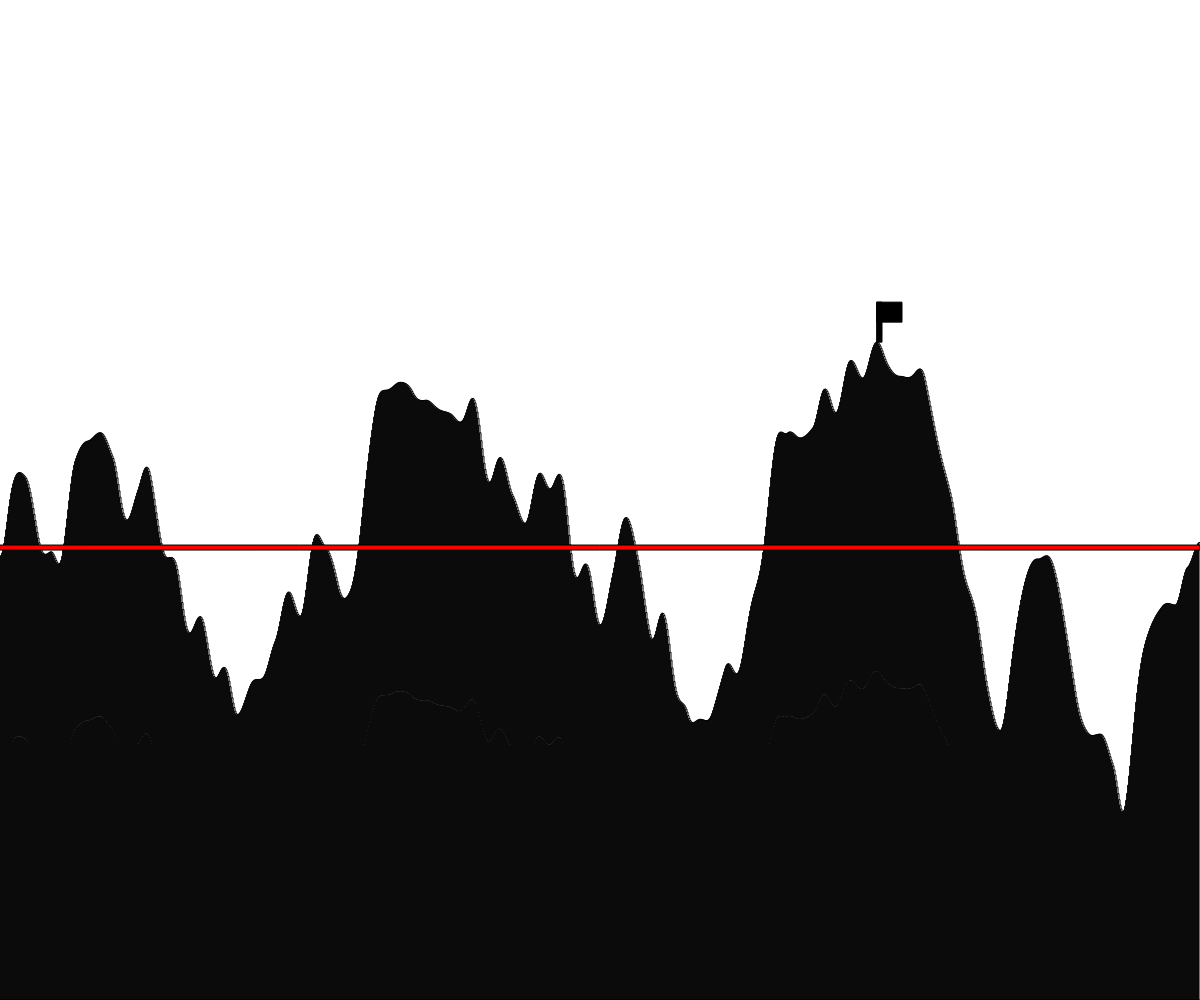
Frame 1 (no input)
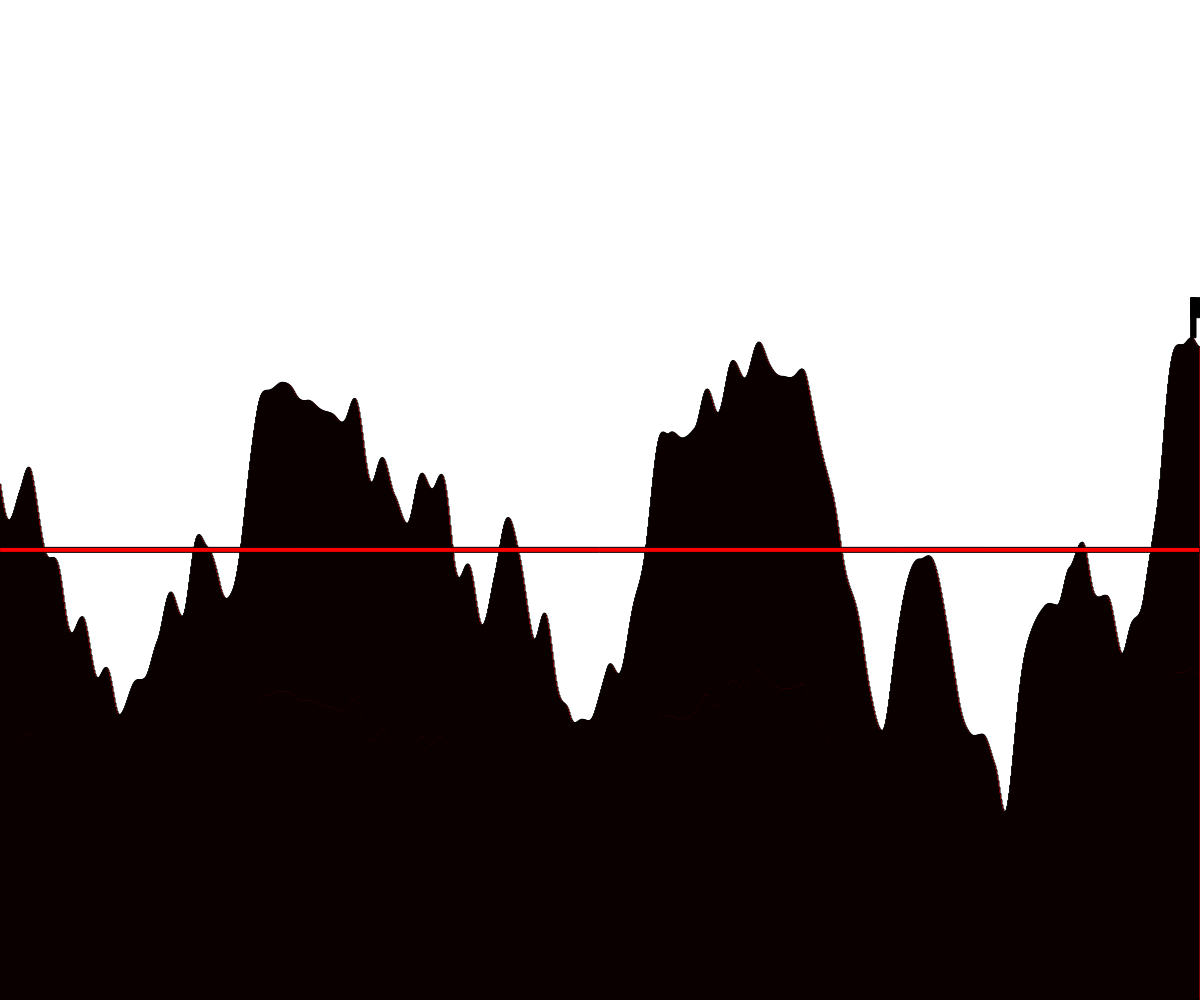
Frame 60 (no input)
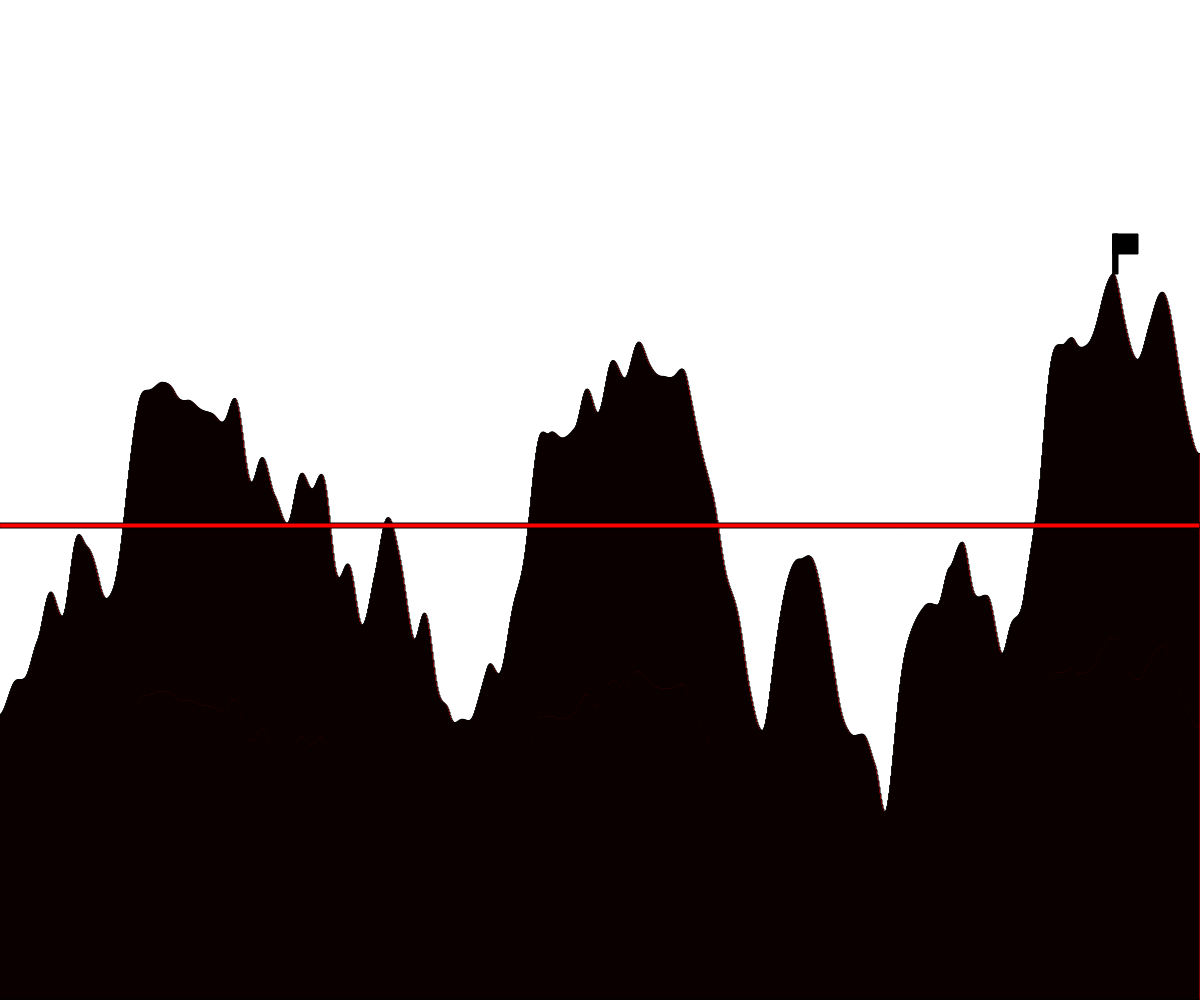
Frame 120 (the mouse pressed at the canvas centre since frame 60)

The p5.js sketch that drew these frames (run headless with seeded random() and noise() and a simulated clock; from frame 60 on, the mouse is pressed at the canvas centre):

// p5.js sketch
// ── sketch.js
// Terrain Generation Project
// Maheen Shahid
// March 5, 2025


let rectWidth = 1;
let rectHeight;
let noiseOffset = 10;
let noiseSpeed = 0.01; 
let panSpeed = 2; 
let totalHeight = 0;
let averageHeight = 0;
let rectAmount = 0;
let maxX = 0; //highest x point
let maxY = 0; //highest y point



function setup() {
  createCanvas(windowWidth, windowHeight);
  rectMode(CORNER);
}

function draw() {
  background(255); // Will clear each frame
  generateTerrain();
  noiseOffset += panSpeed * noiseSpeed //Panning 
}

function generateTerrain(){
  // use a loop to generate and draw
  // several rectangles side to side
  // to look like some 2D terrain
  rectMode(CORNERS);

  let offset = noiseOffset; // Starts at the updated offset

  maxY = 0;
  totalHeight = 0;
  rectAmount = 0;

  for(let x = 0; x < width; x += rectWidth){
    //generate a random height. 
    rectHeight = noise(offset);
    rectHeight = map(rectHeight, 0, 1, 50, height * 0.9);
    
    //calculate the other corner of our rectangle
    let x2 = x + rectWidth;
    let y2 = height - rectHeight;

    rect(x, height, x2, y2);

    offset += noiseSpeed; //Shifts noise along the x-axis
    totalHeight += rectHeight;
    rectAmount++; //each time a new rect is created

    if(maxY < rectHeight){
      maxY = rectHeight;
      maxX = x;
    }

  }
  drawFlag(maxX, height - maxY- 40); //Draws flag at highest point 
  averageHeight = totalHeight/ rectAmount;
  averageLine();
}

function drawFlag(x,y){
//Draw a flag
  rectMode(CORNER);
  fill(0,0,0);
  rect(x,y,5,40);
  rect(x,y,25,20);
}

function averageLine(){
  fill(255,0,0);
  rect(0, height - averageHeight, width, 5);
}
